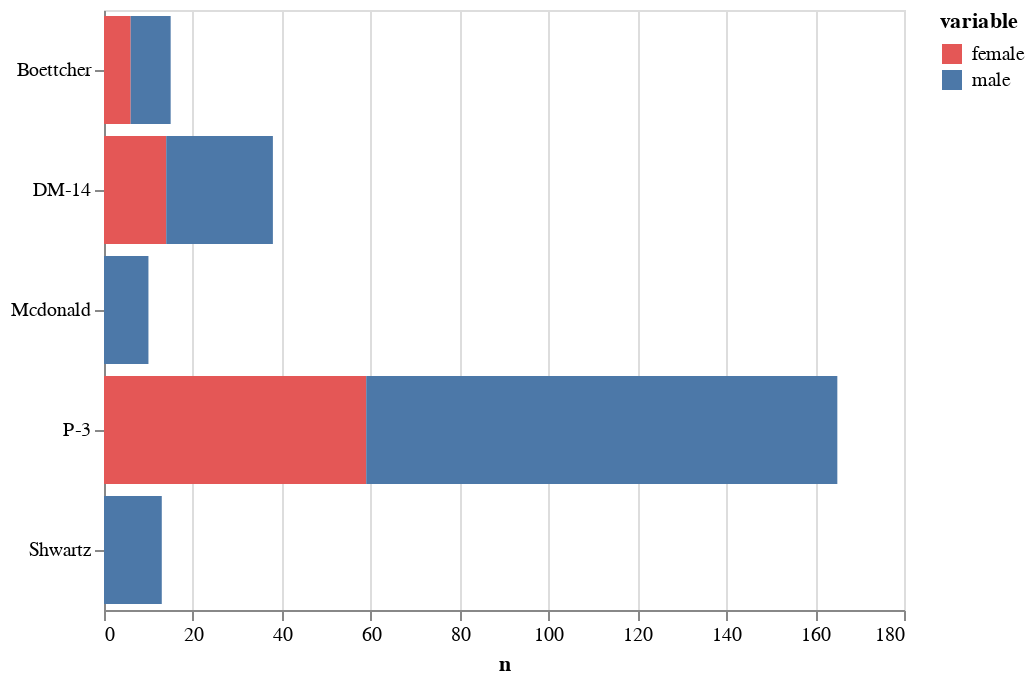

Notebook code cell kept with this figure:
### Code cell
n = d.melt(id_vars="index", value_vars=["female", "male"])

participant = (
    alt.Chart(n)
    .mark_bar()
    .encode(
        alt.Y("index", title=None),
        alt.X("value", title="n"),
        alt.Color(
            "variable",
            scale=alt.Scale(domain=["female", "male"], range=["#e45756", "#4c78a8"]),
        ),
    )
)

participant

### Figure 1 — Vega-Lite specification as saved in the notebook (floating-point values rounded to 4 significant figures)
{"$schema": "https://vega.github.io/schema/vega-lite/v2.6.0.json", "config": {"view": {"height": 300, "width": 400}}, "data": {"name": "data-cfafce5795134a635cab5674aa1fa3e4"}, "datasets": {"data-cfafce5795134a635cab5674aa1fa3e4": [{"index": "P-3", "value": 59, "variable": "female"}, {"index": "DM-14", "value": 14, "variable": "female"}, {"index": "Mcdonald", "value": 0, "variable": "female"}, {"index": "Shwartz", "value": 0, "variable": "female"}, {"index": "Boettcher", "value": 6, "variable": "female"}, {"index": "P-3", "value": 106, "variable": "male"}, {"index": "DM-14", "value": 24, "variable": "male"}, {"index": "Mcdonald", "value": 10, "variable": "male"}, {"index": "Shwartz", "value": 13, "variable": "male"}, {"index": "Boettcher", "value": 9, "variable": "male"}]}, "encoding": {"color": {"field": "variable", "scale": {"domain": ["female", "male"], "range": ["#e45756", "#4c78a8"]}, "type": "nominal"}, "x": {"field": "value", "title": "n", "type": "quantitative"}, "y": {"field": "index", "title": null, "type": "nominal"}}, "mark": "bar"}
